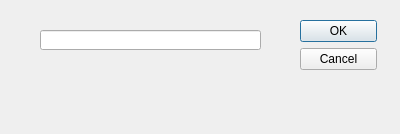
<?xml version="1.0" encoding="UTF-8"?>
<ui version="4.0">
 <class>CreateFolderDialog</class>
 <widget class="QDialog" name="CreateFolderDialog">
  <property name="geometry">
   <rect>
    <x>0</x>
    <y>0</y>
    <width>400</width>
    <height>134</height>
   </rect>
  </property>
  <property name="windowTitle">
   <string>Dialog</string>
  </property>
  <widget class="QWidget" name="layoutWidget">
   <property name="geometry">
    <rect>
     <x>300</x>
     <y>20</y>
     <width>77</width>
     <height>106</height>
    </rect>
   </property>
   <layout class="QVBoxLayout">
    <property name="spacing">
     <number>6</number>
    </property>
    <property name="leftMargin">
     <number>0</number>
    </property>
    <property name="topMargin">
     <number>0</number>
    </property>
    <property name="rightMargin">
     <number>0</number>
    </property>
    <property name="bottomMargin">
     <number>0</number>
    </property>
    <item>
     <widget class="QPushButton" name="okButton">
      <property name="text">
       <string>OK</string>
      </property>
     </widget>
    </item>
    <item>
     <widget class="QPushButton" name="cancelButton">
      <property name="text">
       <string>Cancel</string>
      </property>
     </widget>
    </item>
    <item>
     <spacer>
      <property name="orientation">
       <enum>Qt::Vertical</enum>
      </property>
      <property name="sizeHint" stdset="0">
       <size>
        <width>20</width>
        <height>40</height>
       </size>
      </property>
     </spacer>
    </item>
   </layout>
  </widget>
  <widget class="QLineEdit" name="lineEdit">
   <property name="geometry">
    <rect>
     <x>40</x>
     <y>30</y>
     <width>221</width>
     <height>20</height>
    </rect>
   </property>
  </widget>
 </widget>
 <resources/>
 <connections>
  <connection>
   <sender>okButton</sender>
   <signal>clicked()</signal>
   <receiver>Dialog</receiver>
   <slot>accept()</slot>
   <hints>
    <hint type="sourcelabel">
     <x>351</x>
     <y>38</y>
    </hint>
    <hint type="destinationlabel">
     <x>233</x>
     <y>29</y>
    </hint>
   </hints>
  </connection>
  <connection>
   <sender>cancelButton</sender>
   <signal>clicked()</signal>
   <receiver>Dialog</receiver>
   <slot>reject()</slot>
   <hints>
    <hint type="sourcelabel">
     <x>330</x>
     <y>66</y>
    </hint>
    <hint type="destinationlabel">
     <x>197</x>
     <y>125</y>
    </hint>
   </hints>
  </connection>
 </connections>
</ui>
